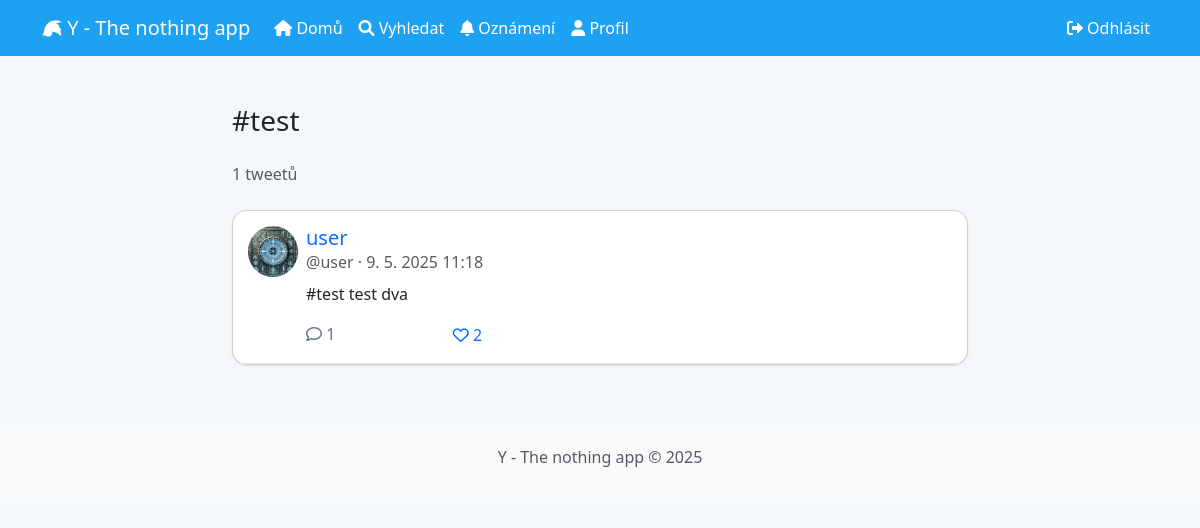
The app's page /hashtag/test/ (signed in) with its own data.
### core/models.py (models this page shows, shortened)
class Hashtag(models.Model):
    name = models.CharField(max_length=30, unique=True)
    tweets = models.ManyToManyField(Tweet, related_name='hashtags', blank=True)
    created_at = models.DateTimeField(auto_now_add=True)
    @property
    def tweets_count(self):
        return self.tweets.count()

class Tweet(models.Model):
    author = models.ForeignKey(User, on_delete=models.CASCADE, related_name='tweets')
    content = models.TextField(max_length=128)
    created_at = models.DateTimeField(auto_now_add=True)
    updated_at = models.DateTimeField(auto_now=True)
    image = models.ImageField(upload_to='tweet_images', blank=True, null=True)
    class Meta:
        ordering = ['-created_at']
    @property
    def likes_count(self):
        return self.likes.count()
    @property
    def comments_count(self):
        return self.comments.count()

class Profile(models.Model):
    user = models.OneToOneField(User, on_delete=models.CASCADE, related_name='profile')
    bio = models.TextField(max_length=500, blank=True)
    location = models.CharField(max_length=30, blank=True)
    birth_date = models.DateField(null=True, blank=True)
    profile_picture = models.ImageField(upload_to='profile_pics/', default='default.jpg')
    website = models.URLField(max_length=200, blank=True)
    created_at = models.DateTimeField(auto_now_add=True)
    updated_at = models.DateTimeField(auto_now=True)

### core/views.py (the view)
# urls.py: path('hashtag/<str:name>/', views.hashtag_tweets, name='hashtag_tweets'),
@login_required
def hashtag_tweets(request, name):
    hashtag = get_object_or_404(Hashtag, name=name)
    tweets = hashtag.tweets.order_by('-created_at')
    context = {
        'hashtag': hashtag,
        'tweets': tweets
    }
    return render(request, 'core/hashtag_tweets.html', context)

### core/templates/core/hashtag_tweets.html (shortened to what this page needs)
{% extends 'core/base.html' %}
{% block content %}
<div class="row justify-content-center">
    <div class="col-lg-8">
        <h3 class="mb-4">#{{ hashtag.name }}</h3>
        <p class="text-muted mb-4">{{ hashtag.tweets_count }} tweetů</p>
        {% if tweets %}
            {% for tweet in tweets %}
            <div class="card mb-3">
                <div class="card-body tweet-card">
                    <div class="d-flex">
                        <a href="{% url 'profile' tweet.author.username %}" class="me-2">
                            <img src="{{ tweet.author.profile.profile_picture.url }}" alt="{{ tweet.author.username }}" class="rounded-circle" width="50">
                        </a>
                        <div>
                            <h5 class="mb-0">
                                <a href="{% url 'profile' tweet.author.username %}" class="text-decoration-none">{{ tweet.author.username }}</a>
                            </h5>
                            <p class="text-muted mb-2">@{{ tweet.author.username }} · {{ tweet.created_at|date:"j. n. Y H:i" }}</p>
                            <p>{{ tweet.content }}</p>
                            <div class="tweet-actions">
                                <a href="{% url 'tweet_detail' tweet.pk %}" class="text-decoration-none">
                                    <i class="far fa-comment"></i> {{ tweet.comments_count }}
                                </a>
                                <form method="POST" action="{% url 'like_toggle' tweet.pk 'tweet' %}" style="display: inline;" class="ms-2">
                                    <button type="submit" class="btn btn-link text-decoration-none p-0 m-0 align-baseline">
                                        {% if user in tweet.likes.all %}
                                        <i class="fas fa-heart text-danger"></i>
                                        {% else %}
                                        <i class="far fa-heart"></i>
                                        {% endif %}
                                        {{ tweet.likes_count }}
                                    </button>
                                </form>
                            </div>
                        </div>
                    </div>
                </div>
            </div>
            {% endfor %}
        {% else %}
        <div class="alert alert-info">
            Zatím nejsou žádné tweety s tímto hashtagem.
        </div>
        {% endif %}
    </div>
</div>
{% endblock %}

### core/templates/core/base.html (style rules this page uses)
body { padding-top: 5rem; background-color: #f5f8fa; }
.card { margin-bottom: 20px; border-radius: 15px; box-shadow: 0 1px 3px rgba(0, 0, 0, 0.1); }
.tweet-card { padding: 15px; border-bottom: 1px solid #e6ecf0; }
.tweet-actions { display: flex; justify-content: space-between; margin-top: 10px; color: #657786; }
.tweet-actions a { color: #657786; text-decoration: none; }

### records on screen
Hashtag: name "test", tweets_count "1"
Tweet: author.profile.profile_picture (picture), author.username "user", created_at "9. 5. 2025 11:18", content "#test test dva", comments_count "1", likes_count "2"
